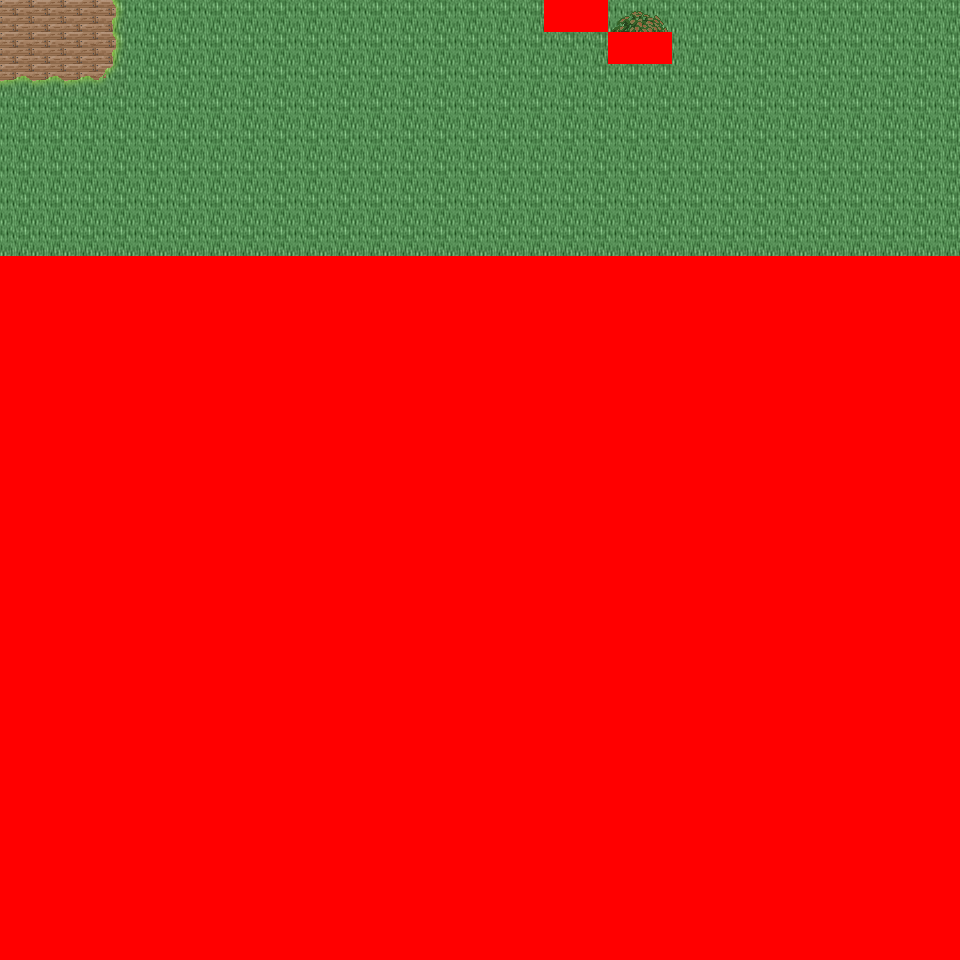

The image is a tile-based game level rendered from a .tmx file. Its description and source (layers, tilesets, objects; grid data summarised) follow:
An orthogonal 30x30 tile map with 32x32 px tiles, 6 tile layers (Ground, Object, Object2, Above, ...), 51 tilesets and 4 objects (4x mapchange).

<map version="1.0" orientation="orthogonal" renderorder="right-down" width="30" height="30" tilewidth="32" tileheight="32" nextobjectid="5">
  <tileset firstgid="1" name="tileset_logic_collision" tilewidth="32" tileheight="32" tilecount="1" columns="1">
    <image source="../drawable/tileset_logic_collision.png" width="32" height="32" />
  </tileset>
  <tileset firstgid="2" name="tileset_ground_ground" tilewidth="32" tileheight="32" tilecount="33" columns="3">
    <image source="../drawable/tileset_ground_ground.png" width="96" height="352" />
  </tileset>
  <tileset firstgid="35" name="tileset_building_castle" tilewidth="32" tileheight="32" tilecount="320" columns="20">
    <image source="../drawable/tileset_building_castle.png" width="640" height="512" />
  </tileset>
  <tileset firstgid="355" name="tileset_item_weapon_cannon" tilewidth="32" tileheight="32" tilecount="12" columns="3">
    <image source="../drawable/tileset_item_weapon_cannon.png" width="96" height="128" />
  </tileset>
  <tileset firstgid="367" name="tileset_item_pot_barrels_1" tilewidth="32" tileheight="32" tilecount="8" columns="4">
    <image source="../drawable/tileset_item_pot_barrels_1.png" width="128" height="64" />
  </tileset>
  <tileset firstgid="375" name="tileset_building_door_door" tilewidth="32" tileheight="32" tilecount="6" columns="3">
    <image source="../drawable/tileset_building_door_door.png" width="96" height="64" />
  </tileset>
  <tileset firstgid="381" name="tileset_building_door_closed" tilewidth="32" tileheight="32" tilecount="1" columns="1">
    <image source="../drawable/tileset_building_door_closed.png" width="32" height="32" />
  </tileset>
  <tileset firstgid="382" name="tileset_building_window_window_centered" tilewidth="32" tileheight="32" tilecount="1" columns="1">
    <image source="../drawable/tileset_building_window_window_centered.png" width="32" height="32" />
  </tileset>
  <tileset firstgid="383" name="tileset_building_decoration_chimney_big" tilewidth="32" tileheight="32" tilecount="2" columns="1">
    <image source="../drawable/tileset_building_decoration_chimney_big.png" width="32" height="64" />
  </tileset>
  <tileset firstgid="385" name="tileset_ground_grass_edges" tilewidth="32" tileheight="32" tilecount="36" columns="12">
    <image source="../drawable/tileset_ground_grass_edges.png" width="384" height="96" />
  </tileset>
  <tileset firstgid="421" name="tileset_ground_grass_corners" tilewidth="32" tileheight="32" tilecount="24" columns="6">
    <image source="../drawable/tileset_ground_grass_corners.png" width="192" height="128" />
  </tileset>
  <tileset firstgid="445" name="tileset_plant_tree_fall_trees" tilewidth="32" tileheight="32" tilecount="40" columns="8">
    <image source="../drawable/tileset_plant_tree_fall_trees.png" width="256" height="160" />
  </tileset>
  <tileset firstgid="485" name="tileset_plant_tree_locust_tree" tilewidth="32" tileheight="32" tilecount="20" columns="4">
    <image source="../drawable/tileset_plant_tree_locust_tree.png" width="128" height="160" />
  </tileset>
  <tileset firstgid="505" name="tileset_furniture_chair_bench_white" tilewidth="32" tileheight="32" tilecount="8" columns="2">
    <image source="../drawable/tileset_furniture_chair_bench_white.png" width="64" height="128" />
  </tileset>
  <tileset firstgid="513" name="tileset_plant_flower_daisy_blue" tilewidth="32" tileheight="32" tilecount="8" columns="2">
    <image source="../drawable/tileset_plant_flower_daisy_blue.png" width="64" height="128" />
  </tileset>
  <tileset firstgid="521" name="tileset_plant_flower_daisy_red" tilewidth="32" tileheight="32" tilecount="8" columns="2">
    <image source="../drawable/tileset_plant_flower_daisy_red.png" width="64" height="128" />
  </tileset>
  <tileset firstgid="529" name="tileset_plant_flower_daisy_white" tilewidth="32" tileheight="32" tilecount="8" columns="2">
    <image source="../drawable/tileset_plant_flower_daisy_white.png" width="64" height="128" />
  </tileset>
  <tileset firstgid="537" name="tileset_plant_flower_daisy_yellow" tilewidth="32" tileheight="32" tilecount="8" columns="2">
    <image source="../drawable/tileset_plant_flower_daisy_yellow.png" width="64" height="128" />
  </tileset>
  <tileset firstgid="545" name="tileset_plant_flower_flower_bed_1" tilewidth="32" tileheight="32" tilecount="35" columns="7">
    <image source="../drawable/tileset_plant_flower_flower_bed_1.png" width="224" height="160" />
  </tileset>
  <tileset firstgid="580" name="tileset_plant_flower_planted_containers" tilewidth="32" tileheight="32" tilecount="16" columns="4">
    <image source="../drawable/tileset_plant_flower_planted_containers.png" width="128" height="128" />
  </tileset>
  <tileset firstgid="596" name="tileset_item_pot_pot_grey" tilewidth="32" tileheight="32" tilecount="1" columns="1">
    <image source="../drawable/tileset_item_pot_pot_grey.png" width="32" height="32" />
  </tileset>
  <tileset firstgid="597" name="tileset_item_pot_pot_burgundy" tilewidth="32" tileheight="32" tilecount="1" columns="1">
    <image source="../drawable/tileset_item_pot_pot_burgundy.png" width="32" height="32" />
  </tileset>
  <tileset firstgid="598" name="tileset_building_decoration_chimney" tilewidth="32" tileheight="32" tilecount="2" columns="1">
    <image source="../drawable/tileset_building_decoration_chimney.png" width="32" height="64" />
  </tileset>
  <tileset firstgid="600" name="tileset_furniture_light_lamp_blue" tilewidth="32" tileheight="32" tilecount="3" columns="1">
    <image source="../drawable/tileset_furniture_light_lamp_blue.png" width="32" height="96" />
  </tileset>
  <tileset firstgid="603" name="tileset_furniture_table_bazaar_table_1" tilewidth="32" tileheight="32" tilecount="4" columns="2">
    <image source="../drawable/tileset_furniture_table_bazaar_table_1.png" width="64" height="64" />
  </tileset>
  <tileset firstgid="607" name="tileset_furniture_table_bazaar_table_2" tilewidth="32" tileheight="32" tilecount="6" columns="2">
    <image source="../drawable/tileset_furniture_table_bazaar_table_2.png" width="64" height="96" />
  </tileset>
  <tileset firstgid="613" name="tileset_furniture_table_bazaar_table_3" tilewidth="32" tileheight="32" tilecount="6" columns="2">
    <image source="../drawable/tileset_furniture_table_bazaar_table_3.png" width="64" height="96" />
  </tileset>
  <tileset firstgid="619" name="tileset_furniture_table_bazaar_table_4" tilewidth="32" tileheight="32" tilecount="6" columns="2">
    <image source="../drawable/tileset_furniture_table_bazaar_table_4.png" width="64" height="96" />
  </tileset>
  <tileset firstgid="625" name="tileset_furniture_table_bazaar_table_5" tilewidth="32" tileheight="32" tilecount="6" columns="2">
    <image source="../drawable/tileset_furniture_table_bazaar_table_5.png" width="64" height="96" />
  </tileset>
  <tileset firstgid="631" name="tileset_furniture_table_flowers_on_bench2" tilewidth="32" tileheight="32" tilecount="6" columns="3">
    <image source="../drawable/tileset_furniture_table_flowers_on_bench2.png" width="96" height="64" />
  </tileset>
  <tileset firstgid="637" name="tileset_furniture_table_flowers_on_benches" tilewidth="32" tileheight="32" tilecount="10" columns="2">
    <image source="../drawable/tileset_furniture_table_flowers_on_benches.png" width="64" height="160" />
  </tileset>
  <tileset firstgid="647" name="tileset_furniture_table_vendors_table" tilewidth="32" tileheight="32" tilecount="35" columns="7">
    <image source="../drawable/tileset_furniture_table_vendors_table.png" width="224" height="160" />
  </tileset>
  <tileset firstgid="682" name="tileset_item_drink_bottles_and_cups" tilewidth="32" tileheight="32" tilecount="16" columns="4">
    <image source="../drawable/tileset_item_drink_bottles_and_cups.png" width="128" height="128" />
  </tileset>
  <tileset firstgid="698" name="tileset_item_drink_beers_and_flasks" tilewidth="32" tileheight="32" tilecount="12" columns="4">
    <image source="../drawable/tileset_item_drink_beers_and_flasks.png" width="128" height="96" />
  </tileset>
  <tileset firstgid="710" name="tileset_item_drink_casks" tilewidth="32" tileheight="32" tilecount="4" columns="2">
    <image source="../drawable/tileset_item_drink_casks.png" width="64" height="64" />
  </tileset>
  <tileset firstgid="714" name="tileset_item_food_meals_1" tilewidth="32" tileheight="32" tilecount="2" columns="2">
    <image source="../drawable/tileset_item_food_meals_1.png" width="64" height="32" />
  </tileset>
  <tileset firstgid="716" name="tileset_item_food_rustic_meals" tilewidth="32" tileheight="32" tilecount="2" columns="2">
    <image source="../drawable/tileset_item_food_rustic_meals.png" width="64" height="32" />
  </tileset>
  <tileset firstgid="718" name="tileset_item_household_food_preparation_2" tilewidth="32" tileheight="32" tilecount="4" columns="2">
    <image source="../drawable/tileset_item_household_food_preparation_2.png" width="64" height="64" />
  </tileset>
  <tileset firstgid="722" name="tileset_item_pot_barrels_2" tilewidth="32" tileheight="32" tilecount="8" columns="4">
    <image source="../drawable/tileset_item_pot_barrels_2.png" width="128" height="64" />
  </tileset>
  <tileset firstgid="730" name="tileset_item_drink_olive_oil_vinegar" tilewidth="32" tileheight="32" tilecount="4" columns="2">
    <image source="../drawable/tileset_item_drink_olive_oil_vinegar.png" width="64" height="64" />
  </tileset>
  <tileset firstgid="734" name="tileset_ground_ground_3" tilewidth="32" tileheight="32" tilecount="5" columns="5">
    <image source="../drawable/tileset_ground_ground_3.png" width="160" height="32" />
  </tileset>
  <tileset firstgid="739" name="tileset_building_decoration_banner" tilewidth="32" tileheight="32" tilecount="12" columns="1">
    <image source="../drawable/tileset_building_decoration_banner.png" width="32" height="384" />
  </tileset>
  <tileset firstgid="751" name="tileset_building_cottage" tilewidth="32" tileheight="32" tilecount="256" columns="16">
    <image source="../drawable/tileset_building_cottage.png" width="512" height="512" />
  </tileset>
  <tileset firstgid="1007" name="tileset_building_roof_thatched_roof" tilewidth="32" tileheight="32" tilecount="256" columns="16">
    <image source="../drawable/tileset_building_roof_thatched_roof.png" width="512" height="512" />
  </tileset>
  <tileset firstgid="1263" name="tileset_building_door_doors" tilewidth="32" tileheight="32" tilecount="256" columns="16">
    <image source="../drawable/tileset_building_door_doors.png" width="512" height="512" />
  </tileset>
  <tileset firstgid="1519" name="tileset_building_window_windows" tilewidth="32" tileheight="32" tilecount="256" columns="16">
    <image source="../drawable/tileset_building_window_windows.png" width="512" height="512" />
  </tileset>
  <tileset firstgid="1775" name="tileset_plant_bush_leafy" tilewidth="32" tileheight="32" tilecount="48" columns="8">
    <image source="../drawable/tileset_plant_bush_leafy.png" width="256" height="192" />
  </tileset>
  <tileset firstgid="1823" name="tileset_plant_bushes_and_trees" tilewidth="32" tileheight="32" tilecount="144" columns="16">
    <image source="../drawable/tileset_plant_bushes_and_trees.png" width="512" height="289" />
  </tileset>
  <tileset firstgid="1967" name="tileset_plant_bush_berried" tilewidth="32" tileheight="32" tilecount="60" columns="5">
    <image source="../drawable/tileset_plant_bush_berried.png" width="160" height="384" />
  </tileset>
  <tileset firstgid="2027" name="tileset_plant_bush_fern" tilewidth="32" tileheight="32" tilecount="32" columns="8">
    <image source="../drawable/tileset_plant_bush_fern.png" width="256" height="128" />
  </tileset>
  <tileset firstgid="2059" name="tileset_plant_bush_bush_pinks" tilewidth="32" tileheight="32" tilecount="4" columns="2">
    <image source="../drawable/tileset_plant_bush_bush_pinks.png" width="64" height="64" />
  </tileset>
  <layer name="Ground" width="30" height="30">
    <data>[900 cells, 240 non-empty, 2 distinct tile ids]</data>
  </layer>
  <layer name="Object" width="30" height="30">
    <data>[900 cells, 10 non-empty, 7 distinct tile ids]</data>
  </layer>
  <layer name="Object2" width="30" height="30">
    <data>[900 cells, 0 non-empty, 0 distinct tile ids]</data>
  </layer>
  <layer name="Above" width="30" height="30">
    <data>[900 cells, 2 non-empty, 2 distinct tile ids]</data>
  </layer>
  <layer name="Above2" width="30" height="30">
    <data>[900 cells, 0 non-empty, 0 distinct tile ids]</data>
  </layer>
  <layer name="Walkable" width="30" height="30">
    <data>[900 cells, 664 non-empty, 1 distinct tile ids]</data>
  </layer>
  <objectgroup name="MapEvents">
    <object id="1" name="north" type="mapchange" x="0" y="0" width="544" height="32">
      <properties>
        <property name="map" value="0_ados_mountain_n2_w2_x0_y3" />
        <property name="place" value="south" />
      </properties>
    </object>
    <object id="2" name="north2" type="mapchange" x="608" y="0" width="352" height="32">
      <properties>
        <property name="map" value="0_ados_mountain_n2_w2_x0_y3" />
        <property name="place" value="south2" />
      </properties>
    </object>
    <object id="3" name="west" type="mapchange" x="0" y="0" width="32" height="256">
      <properties>
        <property name="map" value="0_deniran_forest_n2_w_x0_y4" />
        <property name="place" value="east" />
      </properties>
    </object>
    <object id="4" name="east" type="mapchange" x="928" y="0" width="32" height="256">
      <properties>
        <property name="map" value="0_ados_mountain_n2_w2_x1_y4" />
        <property name="place" value="west" />
      </properties>
    </object>
  </objectgroup>
</map>
